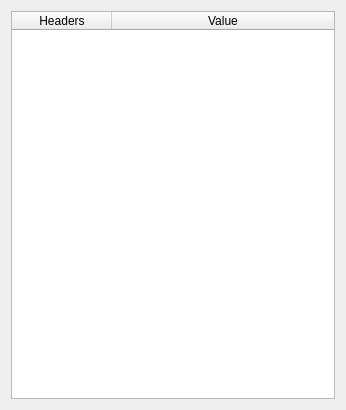
<?xml version="1.0" encoding="UTF-8"?>
<ui version="4.0">
 <class>Dialog</class>
 <widget class="QDialog" name="Dialog">
  <property name="geometry">
   <rect>
    <x>0</x>
    <y>0</y>
    <width>346</width>
    <height>410</height>
   </rect>
  </property>
  <property name="windowTitle">
   <string>Add Headers</string>
  </property>
  <layout class="QGridLayout" name="gridLayout">
   <item row="0" column="0">
    <widget class="QTableWidget" name="tableWidget">
     <attribute name="horizontalHeaderStretchLastSection">
      <bool>true</bool>
     </attribute>
     <attribute name="verticalHeaderCascadingSectionResizes">
      <bool>false</bool>
     </attribute>
     <attribute name="verticalHeaderShowSortIndicator" stdset="0">
      <bool>false</bool>
     </attribute>
     <column>
      <property name="text">
       <string>Headers</string>
      </property>
     </column>
     <column>
      <property name="text">
       <string>Value</string>
      </property>
     </column>
    </widget>
   </item>
  </layout>
 </widget>
 <resources/>
 <connections/>
</ui>
